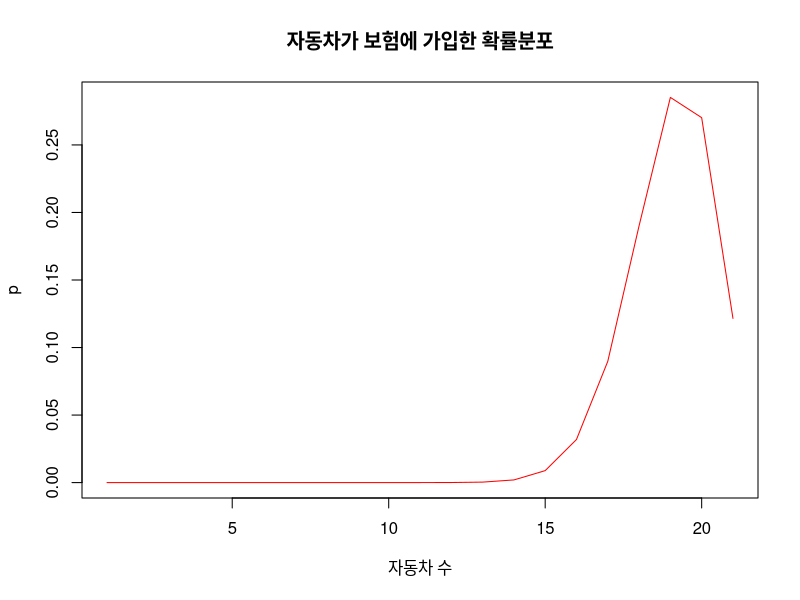

Write the R code that produced this figure.
p<-dbinom(c(0,1,2,3,4,5,6,7,8,9,10,11,12,13,14,15,16,17,18,19,20), 20, 0.9)
print(p)

names(p)=c(0,1,2,3,4,5,6,7,8,9,10,11,12,13,14,15,16,17,18,19,20)
result<-plot(p, col="red", main="자동차가 보험에 가입한 확률분포", xlab="자동차 수", type="l")
print(result)